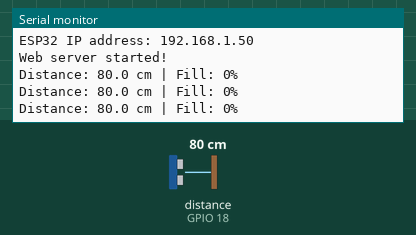
This sketch was run on a simulated ESP32. On the bench: the last lines printed to the serial monitor. Wiring (inferred from the names in the program): ultrasonic range finder: trigger GPIO 5; echo GPIO 18. The inputs (shaded band) are chosen by the test bench; at power-on: distance to the obstacle (sensor on GPIO 18) 80 cm. The echo pulse lasts 58.3 µs per cm; WiFi joins after 1.5 s; servers stay silent unless stated.

Above: at 2.7 s.
2.8 s: distance to the obstacle (sensor on GPIO 18) set to 2 cm
At 3.6 s:
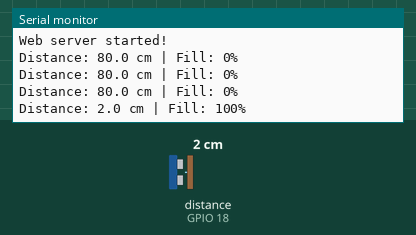
4.3 s: distance to the obstacle (sensor on GPIO 18) set to 4 cm
At 4.3 s:
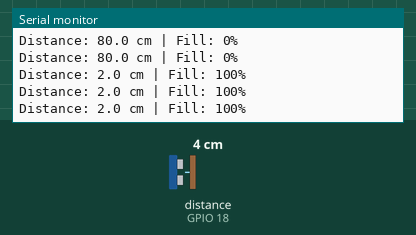
Timing chart, 0 to 7.3 s (numbered marks = the images above; inputs shaded):
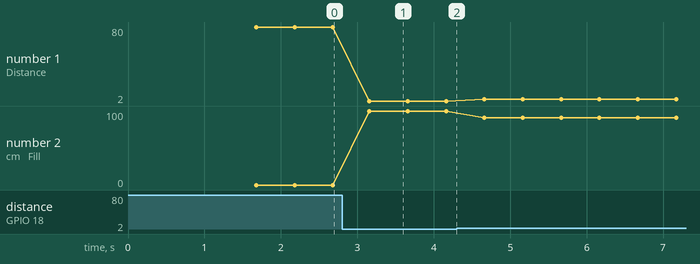

Measured:
- after the input at 2.8 s, the serial monitor: prints a new line after 0.36 s (image 1)
- plotted number 1: 80 → 2 after the input at 2.8 s, 2 → 4 after the input at 4.3 s
- plotted number 2: 0 → 100 after the input at 2.8 s, 100 → 91 after the input at 4.3 s

The sketch:

SmartBinProject.ino.ino
```cpp
#include <WiFi.h>
#include <WebServer.h>
#include <math.h>

// ========== WIFI SETTINGS ==========
const char* ssid = "Makkappathalil";
const char* password = "at123456";

// ========== SENSOR PINS ==========
#define TRIG_PIN 5
#define ECHO_PIN 18

// ========== CALIBRATION ==========
const float EMPTY_DISTANCE_CM = 18.8;
const float FULL_DISTANCE_CM = 2.6;

const int DANGER_THRESHOLD = 80;

// ========== WEB SERVER ==========
WebServer server(80);

// ========== SENSOR VARIABLES ==========
float distanceCm = -1.0;
int fillPercentage = 0;
bool sensorValid = false;

unsigned long lastSensorRead = 0;
const unsigned long SENSOR_INTERVAL = 500;

// ========== READ SENSOR ==========
float readDistance() {
  const int samples = 5;
  float readings[samples];
  int validCount = 0;

  for (int i = 0; i < samples; i++) {
    digitalWrite(TRIG_PIN, LOW);
    delayMicroseconds(3);

    digitalWrite(TRIG_PIN, HIGH);
    delayMicroseconds(10);
    digitalWrite(TRIG_PIN, LOW);

    unsigned long duration = pulseIn(ECHO_PIN, HIGH, 30000);

    if (duration > 0) {
      float cm = duration * 0.0343f / 2.0f;

      if (cm >= 2.0f && cm <= 400.0f) {
        readings[validCount++] = cm;
      }
    }

    delay(30);
  }

  if (validCount == 0) {
    return -1.0f;
  }

  // Sort readings
  for (int i = 0; i < validCount - 1; i++) {
    for (int j = i + 1; j < validCount; j++) {
      if (readings[i] > readings[j]) {
        float temp = readings[i];
        readings[i] = readings[j];
        readings[j] = temp;
      }
    }
  }

  // Median reading
  if (validCount % 2 == 1) {
    return readings[validCount / 2];
  }

  return (readings[validCount / 2 - 1] +
          readings[validCount / 2]) / 2.0f;
}

// ========== CALCULATE FILL ==========
int calculateFillPercentage(float distance) {
  float percentage =
      ((EMPTY_DISTANCE_CM - distance) /
       (EMPTY_DISTANCE_CM - FULL_DISTANCE_CM)) * 100.0f;

  percentage = constrain(percentage, 0.0f, 100.0f);

  return (int)round(percentage);
}

// ========== DASHBOARD HTML ==========
// IMPORTANT: Keep the opening and closing HTML markers unchanged.
const char dashboardHTML[] PROGMEM = R"HTML(
<!DOCTYPE html>
<html lang="en">
<head>
<meta charset="UTF-8">
<meta name="viewport" content="width=device-width, initial-scale=1">
<title>Smart Waste Bin</title>

<style>
* {
  box-sizing: border-box;
}

body {
  margin: 0;
  padding: 20px;
  font-family: Arial, sans-serif;
  background: #f0f4f8;
  color: #1e293b;
}

.container {
  max-width: 600px;
  margin: 20px auto;
}

.card {
  background: white;
  padding: 30px;
  border-radius: 22px;
  box-shadow: 0 5px 22px rgba(0,0,0,0.08);
}

h1 {
  text-align: center;
  margin: 15px 0 8px;
  font-size: 32px;
  color: #166b52;
}

.subtitle {
  text-align: center;
  color: #64748b;
  margin-bottom: 32px;
  font-size: 18px;
}

.label {
  color: #64748b;
  text-align: center;
  font-size: 15px;
}

.percentage {
  text-align: center;
  font-size: 68px;
  font-weight: bold;
  margin: 18px 0;
}

.progress {
  width: 100%;
  height: 20px;
  border-radius: 20px;
  overflow: hidden;
  background: #e2e8f0;
}

.progressFill {
  height: 100%;
  width: 0%;
  background: #22c55e;
  transition: width 0.4s;
}

.details {
  display: flex;
  gap: 15px;
  margin-top: 25px;
}

.box {
  flex: 1;
  min-width: 0;
  text-align: center;
  background: #f8fafc;
  border-radius: 14px;
  padding: 18px 8px;
}

.value {
  margin-top: 10px;
  font-size: 20px;
  font-weight: bold;
  overflow-wrap: anywhere;
}

.status {
  margin-top: 24px;
  padding: 17px 10px;
  border-radius: 12px;
  text-align: center;
  font-weight: bold;
  background: #dcfce7;
  color: #166534;
}

.warning {
  background: #fef3c7;
  color: #92400e;
}

.danger {
  background: #fee2e2;
  color: #b91c1c;
}

button {
  width: 100%;
  border: none;
  border-radius: 12px;
  padding: 16px;
  margin-top: 18px;
  background: #166b52;
  color: white;
  font-size: 17px;
  cursor: pointer;
}

.footer {
  text-align: center;
  margin-top: 22px;
  color: #64748b;
  font-size: 14px;
}

@media (max-width: 400px) {
  .card {
    padding: 20px;
  }

  h1 {
    font-size: 27px;
  }

  .percentage {
    font-size: 56px;
  }

  .details {
    gap: 8px;
  }

  .value {
    font-size: 17px;
  }
}
</style>
</head>

<body>
<div class="container">
<div class="card">

<h1>♻️ Smart Waste Bin</h1>
<div class="subtitle">ESP32 Live Monitoring Dashboard</div>

<div class="label">WASTE FILL LEVEL</div>
<div class="percentage" id="percentage">--%</div>

<div class="progress">
  <div class="progressFill" id="progressFill"></div>
</div>

<div class="details">
  <div class="box">
    <div class="label">Sensor Distance</div>
    <div class="value" id="distance">-- cm</div>
  </div>

  <div class="box">
    <div class="label">Bin Status</div>
    <div class="value" id="binStatus">Checking</div>
  </div>
</div>

<div class="status" id="alert">
  Connecting to sensor...
</div>

<button id="soundButton" onclick="enableSound()">
  Enable Sound Alerts
</button>

<div class="footer" id="updated">
  ESP32 Smart Bin Monitoring System
</div>

</div>
</div>

<script>
let soundEnabled = false;
let audioContext = null;
let previousDanger = false;
let lastAlarmTime = 0;

// Enable audio after user clicks the button
async function enableSound() {
  try {
    if (!audioContext) {
      audioContext = new (
        window.AudioContext || window.webkitAudioContext
      )();
    }

    if (audioContext.state === "suspended") {
      await audioContext.resume();
    }

    soundEnabled = true;

    document.getElementById("soundButton").textContent =
      "Sound Alerts Enabled";

    document.getElementById("soundButton").style.background =
      "#16a34a";

    // Test sound
    playAlarm();

  } catch (error) {
    alert("Could not enable sound. Check browser settings.");
  }
}

// Three long beeps
function playAlarm() {
  if (!soundEnabled || !audioContext) {
    return;
  }

  for (let i = 0; i < 3; i++) {
    const oscillator = audioContext.createOscillator();
    const gain = audioContext.createGain();

    oscillator.connect(gain);
    gain.connect(audioContext.destination);

    oscillator.type = "sine";
    oscillator.frequency.value = 880;

    const startTime = audioContext.currentTime + i * 0.9;

    gain.gain.setValueAtTime(0.001, startTime);

    gain.gain.linearRampToValueAtTime(
      0.3, startTime + 0.1
    );

    gain.gain.setValueAtTime(
      0.3, startTime + 0.65
    );

    gain.gain.linearRampToValueAtTime(
      0.001, startTime + 0.8
    );

    oscillator.start(startTime);
    oscillator.stop(startTime + 0.85);
  }
}

// Update dashboard
async function updateDashboard() {
  try {
    const response = await fetch("/data", {
      cache: "no-store"
    });

    if (!response.ok) {
      throw new Error("HTTP error");
    }

    const data = await response.json();

    if (!data.valid) {
      document.getElementById("percentage").textContent = "--%";
      document.getElementById("distance").textContent = "No reading";
      document.getElementById("binStatus").textContent = "Sensor error";

      const alertBox = document.getElementById("alert");

      alertBox.textContent = "Check sensor connection";
      alertBox.className = "status danger";

      previousDanger = false;
      return;
    }

    const percentage = data.fill;
    const danger = percentage >= 80;

    document.getElementById("percentage").textContent =
      percentage + "%";

    document.getElementById("distance").textContent =
      data.distance.toFixed(1) + " cm";

    document.getElementById("progressFill").style.width =
      percentage + "%";

    const fill = document.getElementById("progressFill");
    const alertBox = document.getElementById("alert");

    if (danger) {
      fill.style.background = "#ef4444";

      alertBox.textContent = "DANGER: BIN IS ALMOST FULL";
      alertBox.className = "status danger";

      document.getElementById("binStatus").textContent = "DANGER";

      const now = Date.now();

      // Alarm on entering danger, then repeat every 10 seconds
      if (!previousDanger || now - lastAlarmTime >= 10000) {
        playAlarm();
        lastAlarmTime = now;
      }

    } else if (percentage >= 50) {
      fill.style.background = "#f59e0b";

      alertBox.textContent = "WARNING: BIN IS FILLING UP";
      alertBox.className = "status warning";

      document.getElementById("binStatus").textContent = "FILLING";

    } else {
      fill.style.background = "#22c55e";

      alertBox.textContent = "Bin level is normal";
      alertBox.className = "status";

      document.getElementById("binStatus").textContent = "NORMAL";
    }

    previousDanger = danger;

    document.getElementById("updated").textContent =
      "Last updated: " + new Date().toLocaleTimeString();

  } catch (error) {
    const alertBox = document.getElementById("alert");

    alertBox.textContent = "Dashboard connection lost";
    alertBox.className = "status danger";
  }
}

updateDashboard();
setInterval(updateDashboard, 1000);
</script>

</body>
</html>
)HTML";

// ========== DATA API ==========
void handleData() {
  String json = "{";

  json += "\"valid\":";
  json += (sensorValid ? "true" : "false");

  json += ",\"distance\":";
  json += String(sensorValid ? distanceCm : -1.0f, 1);

  json += ",\"fill\":";
  json += String(sensorValid ? fillPercentage : 0);

  json += ",\"danger\":";
  json += (sensorValid && fillPercentage >= DANGER_THRESHOLD)
          ? "true" : "false";

  json += "}";

  server.sendHeader("Cache-Control", "no-store");
  server.send(200, "application/json", json);
}

// ========== HOME PAGE ==========
void handleHome() {
  server.send_P(200, "text/html", dashboardHTML);
}

// ========== SETUP ==========
void setup() {
  Serial.begin(115200);

  pinMode(TRIG_PIN, OUTPUT);
  pinMode(ECHO_PIN, INPUT);

  digitalWrite(TRIG_PIN, LOW);

  Serial.println();
  Serial.println("Connecting to Wi-Fi...");

  WiFi.mode(WIFI_STA);
  WiFi.begin(ssid, password);

  unsigned long startAttempt = millis();

  while (WiFi.status() != WL_CONNECTED &&
         millis() - startAttempt < 30000) {
    delay(500);
    Serial.print(".");
  }

  if (WiFi.status() != WL_CONNECTED) {
    Serial.println();
    Serial.println("Wi-Fi connection failed!");
    Serial.println("Check Wi-Fi name and password.");
    return;
  }

  Serial.println();
  Serial.println("Wi-Fi connected!");

  Serial.print("ESP32 IP address: ");
  Serial.println(WiFi.localIP());

  server.on("/", HTTP_GET, handleHome);
  server.on("/data", HTTP_GET, handleData);

  server.begin();

  Serial.println("Web server started!");
}

// ========== MAIN LOOP ==========
void loop() {
  if (WiFi.status() != WL_CONNECTED) {
    delay(100);
    return;
  }

  server.handleClient();

  if (millis() - lastSensorRead >= SENSOR_INTERVAL) {
    lastSensorRead = millis();

    float newDistance = readDistance();

    if (newDistance >= 0) {
      distanceCm = newDistance;

      fillPercentage = calculateFillPercentage(distanceCm);
      sensorValid = true;

      Serial.print("Distance: ");
      Serial.print(distanceCm, 1);

      Serial.print(" cm | Fill: ");
      Serial.print(fillPercentage);

      Serial.println("%");

    } else {
      sensorValid = false;

      Serial.println("Sensor error: No valid distance reading");
    }
  }

  delay(2);
}
```
